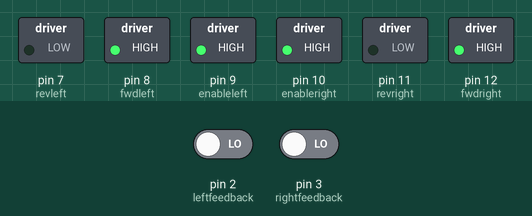
A sketch run on a simulated Arduino Uno, built with avr-gcc and run on an emulated ATmega328P. Shown: switched loads named in the sketch (green lamp = pin HIGH). The test bench sets the inputs (shaded band); at power-on: pin 2 (leftfeedback) LOW, pin 3 (rightfeedback) LOW. What the sketch prints to the serial monitor is not drawn.

Above: at 0.1 s.
Timing chart, 0 to 1.6 s (numbered marks = the images above):
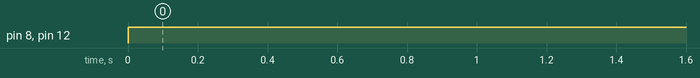

The sketch:

StoryFour.ino
```cpp
int fwdright = 12;
int fwdleft = 8;
int revright = 11;
int revleft = 7;
int enableleft = 9;
int enableright = 10;
const int leftfeedback = 2;//Switch pins
const int rightfeedback = 3;
volatile int leftcounter = 0;
volatile int rightcounter = 0;

//Array of pins
int vars[6] = {fwdright,fwdleft,revright,revleft,enableleft,enableright};

void setup()
{
  //Set up all pins
  for(int v : vars){
    pinMode(v,OUTPUT);

  }

  Serial.begin(115200);
  attachInterrupt(digitalPinToInterrupt(leftfeedback), lefttracker, RISING);
  attachInterrupt(digitalPinToInterrupt(rightfeedback), righttracker, RISING);

  digitalWrite(enableleft,HIGH);
  digitalWrite(enableright,HIGH);

}

void halt(){ //stopps rover advance

  digitalWrite(fwdleft,LOW);
  digitalWrite(fwdright,LOW);
  digitalWrite(revleft,LOW);
  digitalWrite(revright,LOW);

}

void reverse(int mSeconds){ //stop motor forward, rover reverses

  digitalWrite(fwdleft,LOW);
  digitalWrite(fwdright,LOW);
  digitalWrite(revleft,HIGH);
  digitalWrite(revright,HIGH);
  delay(mSeconds);

}

void forward() {//stop motor reverse, rover forward

  digitalWrite(revleft,LOW);
  digitalWrite(revright,LOW);
  digitalWrite(fwdleft,HIGH);
  digitalWrite(fwdright,HIGH);

}


void loop(){
  forward();

  Serial.println("Left Counter ");
  Serial.println(leftcounter); // This is printing then a new Line after
  Serial.println("Right Counter ");
  Serial.println(rightcounter);

  //If the rover has travelled 2m stop for 20 seconds
  if(leftcounter >= 870){
    Serial.println("Reached 2 meters ");
    halt();
    delay(20000);
  }

}

void lefttracker(){
  leftcounter++;
}

void righttracker(){
  rightcounter++;
}
```

Measured:
- by itself, pin 8 (fwdleft), pin 12 (fwdright): LOW → HIGH at 0.00 s
